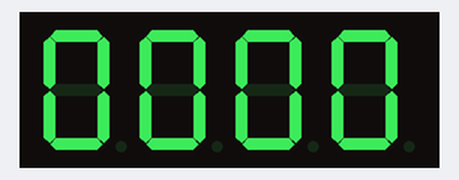
This sketch was run on a simulated Arduino Uno, built with avr-gcc and run on an emulated ATmega328P. On the bench: 4-digit seven-segment display. Wiring (inferred from the names in the program): 4-digit 7-segment display, segments lit when HIGH: segments pin 2, pin 3, pin 4, pin 5, pin 6, pin 7, pin 8, pin 9; digit selects pin 10, pin 11, pin 12, pin 13. The segment pins are drawn as the display they are named for.

Above: at 0.11 s.
At 4.5 s:
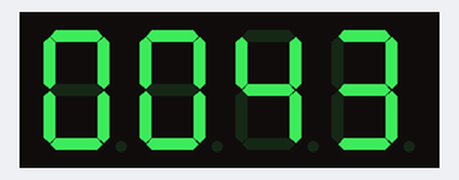
At 10.1 s:
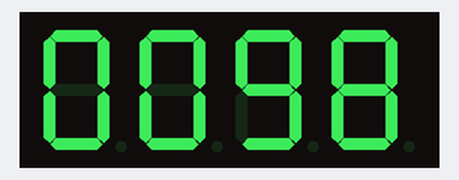
At 19.78 s:
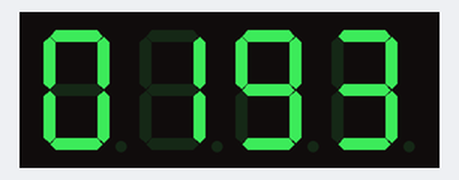
At 29.66 s:
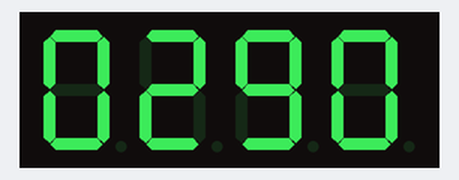
At 39.64 s:
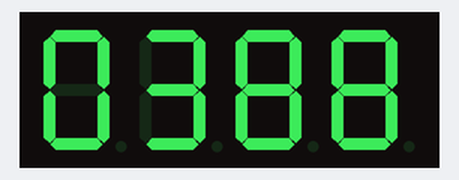

The sketch:

four_digit_millis_timer.ino
```cpp
// 1. 定义段选线引脚 (A-G, DP)
int segments[8] = {2, 3, 4, 5, 6, 7, 8, 9};

// 2. 定义位选线引脚 (D1-D4)
int digits[4] = {10, 11, 12, 13};

// 3. 字模字典 (0-9)
byte numPattern[10][8] = {
  {1,1,1,1,1,1,0,0}, // 0
  {0,1,1,0,0,0,0,0}, // 1
  {1,1,0,1,1,0,1,0}, // 2
  {1,1,1,1,0,0,1,0}, // 3
  {0,1,1,0,0,1,1,0}, // 4
  {1,0,1,1,0,1,1,0}, // 5
  {1,0,1,1,1,1,1,0}, // 6
  {1,1,1,0,0,0,0,0}, // 7
  {1,1,1,1,1,1,1,0}, // 8
  {1,1,1,1,0,1,1,0}  // 9
};

// --- 新增的计数器变量 ---
int currentCount = 0;           // 当前的数字
unsigned long previousMillis = 0; // 上次更新数字的时间
const long interval = 100;      // 数字增加的时间间隔（毫秒）。设为 100 跑得快点方便观察，设为 1000 就是现实的1秒

void setup() {
  for(int i = 0; i < 8; i++) pinMode(segments[i], OUTPUT);
  for(int i = 0; i < 4; i++) {
    pinMode(digits[i], OUTPUT);
    digitalWrite(digits[i], HIGH);
  }
}

void loop() {
  // --- 任务 1：计时与数值更新（大脑逻辑） ---
  unsigned long currentMillis = millis(); // 看一眼现在的“系统时间”

  // 如果现在的时间减去上次更新的时间，大于等于我们设定的间隔
  if (currentMillis - previousMillis >= interval) {
    previousMillis = currentMillis; // 记录下这次更新的时间
    currentCount++;                 // 数字加 1

    if (currentCount > 9999) {      // 如果超过 9999，就清零重来
      currentCount = 0;
    }
  }

  // --- 任务 2：数学拆解（把 4 位数拆成 4 个独立的数字） ---
  // 巧妙利用整数除法 (/) 和 取余数 (%)
  int qian = (currentCount / 1000) % 10; // 千位
  int bai  = (currentCount / 100) % 10;  // 百位
  int shi  = (currentCount / 10) % 10;   // 十位
  int ge   = currentCount % 10;          // 个位

  // --- 任务 3：动态扫描显示（视觉输出） ---
  // 注意这里没有 delay() 阻碍，屏幕会一直保持极速刷新
  displayDigit(0, qian);
  displayDigit(1, bai);
  displayDigit(2, shi);
  displayDigit(3, ge);
}

// 核心魔法函数：负责“点亮某一位的某个数字”
void displayDigit(int digitIndex, int number) {
  // 1. 消隐：全灭
  for(int i = 0; i < 4; i++) {
    digitalWrite(digits[i], HIGH);
  }
  // 2. 输送笔画
  for(int i = 0; i < 8; i++) {
    digitalWrite(segments[i], numPattern[number][i]);
  }
  // 3. 点亮指定位
  digitalWrite(digits[digitIndex], LOW);
  // 4. 极短停留骗过人眼
  delay(5);
}
```
